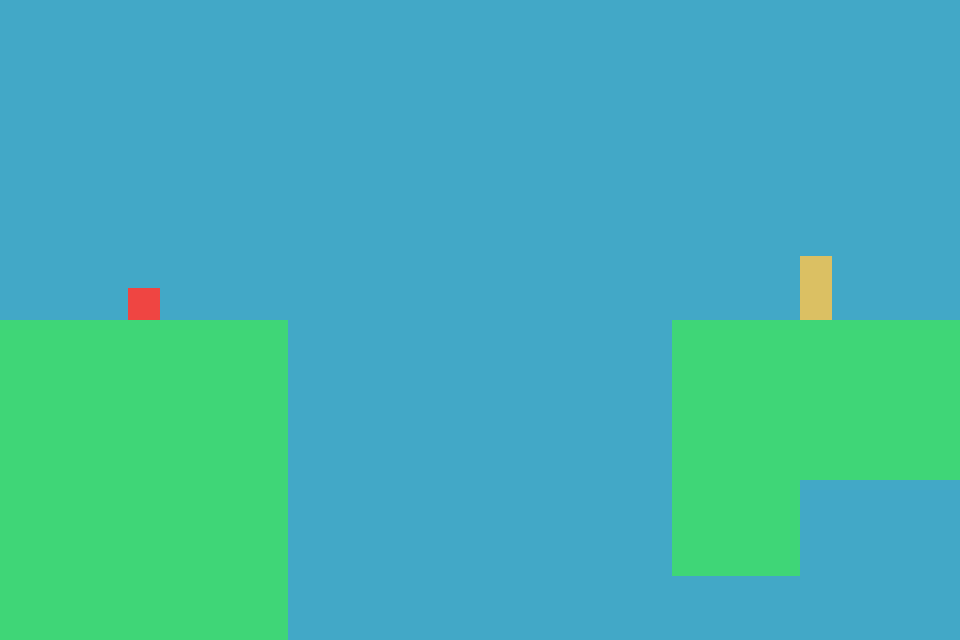

Rendered tile map (Tiled .tmx) drawn with the repository's tilesets; below, a short description and the full map source, tile grids included:
An orthogonal 30x20 tile map with 32x32 px tiles, 1 tile layer (Kachelebene 1).

<map version="1.10" tiledversion="1.11.2" orientation="orthogonal" renderorder="right-down" width="30" height="20" tilewidth="32" tileheight="32" infinite="0" nextlayerid="2" nextobjectid="1">
 <tileset firstgid="1" source="tilemap.tsx" />
 <layer id="1" name="Kachelebene 1" width="30" height="20">
  <data encoding="csv">
1,1,1,1,1,1,1,1,1,1,1,1,1,1,1,1,1,1,1,1,1,1,1,1,1,1,1,1,1,1,
1,1,1,1,1,1,1,1,1,1,1,1,1,1,1,1,1,1,1,1,1,1,1,1,1,1,1,1,1,1,
1,1,1,1,1,1,1,1,1,1,1,1,1,1,1,1,1,1,1,1,1,1,1,1,1,1,1,1,1,1,
1,1,1,1,1,1,1,1,1,1,1,1,1,1,1,1,1,1,1,1,1,1,1,1,1,1,1,1,1,1,
1,1,1,1,1,1,1,1,1,1,1,1,1,1,1,1,1,1,1,1,1,1,1,1,1,1,1,1,1,1,
1,1,1,1,1,1,1,1,1,1,1,1,1,1,1,1,1,1,1,1,1,1,1,1,1,1,1,1,1,1,
1,1,1,1,1,1,1,1,1,1,1,1,1,1,1,1,1,1,1,1,1,1,1,1,1,1,1,1,1,1,
1,1,1,1,1,1,1,1,1,1,1,1,1,1,1,1,1,1,1,1,1,1,1,1,1,1,1,1,1,1,
1,1,1,1,1,1,1,1,1,1,1,1,1,1,1,1,1,1,1,1,1,1,1,1,1,6,1,1,1,1,
1,1,1,1,4,1,1,1,1,1,1,1,1,1,1,1,1,1,1,1,1,1,1,1,1,6,1,1,1,1,
8,8,8,8,8,8,8,8,8,1,1,1,1,1,1,1,1,1,1,1,1,8,8,8,8,8,8,8,8,8,
8,8,8,8,8,8,8,8,8,1,1,1,1,1,1,1,1,1,1,1,1,8,8,8,8,8,8,8,8,8,
8,8,8,8,8,8,8,8,8,1,1,1,1,1,1,1,1,1,1,1,1,8,8,8,8,8,8,8,8,8,
8,8,8,8,8,8,8,8,8,1,1,1,1,1,1,1,1,1,1,1,1,8,8,8,8,8,8,8,8,8,
8,8,8,8,8,8,8,8,8,1,1,1,1,1,1,1,1,1,1,1,1,8,8,8,8,8,8,8,8,8,
8,8,8,8,8,8,8,8,8,1,1,1,1,1,1,1,1,1,1,1,1,8,8,8,8,1,1,1,1,1,
8,8,8,8,8,8,8,8,8,1,1,1,1,1,1,1,1,1,1,1,1,8,8,8,8,1,1,1,1,1,
8,8,8,8,8,8,8,8,8,1,1,1,1,1,1,1,1,1,1,1,1,8,8,8,8,1,1,1,1,1,
8,8,8,8,8,8,8,8,8,1,1,1,1,1,1,1,1,1,1,1,1,1,1,1,1,1,1,1,1,1,
8,8,8,8,8,8,8,8,8,1,1,1,1,1,1,1,1,1,1,1,1,1,1,1,1,1,1,1,1,1
</data>
 </layer>
</map>
